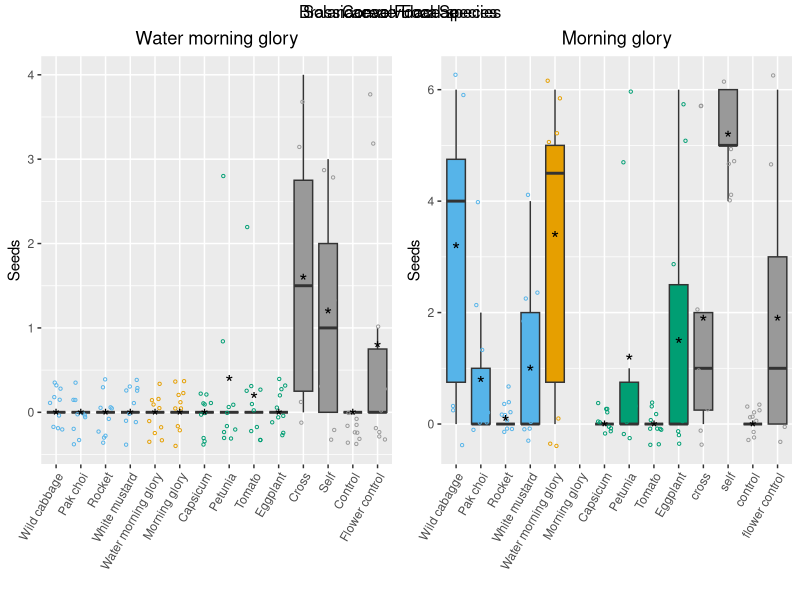
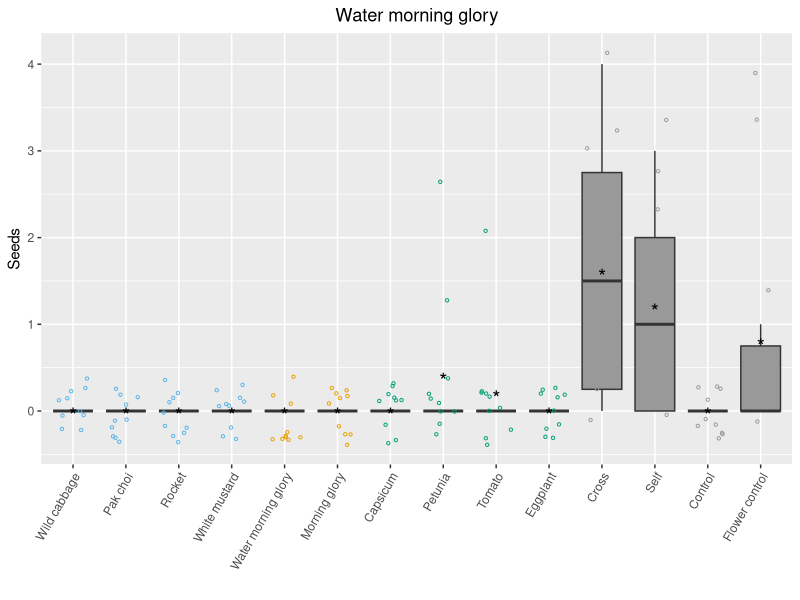
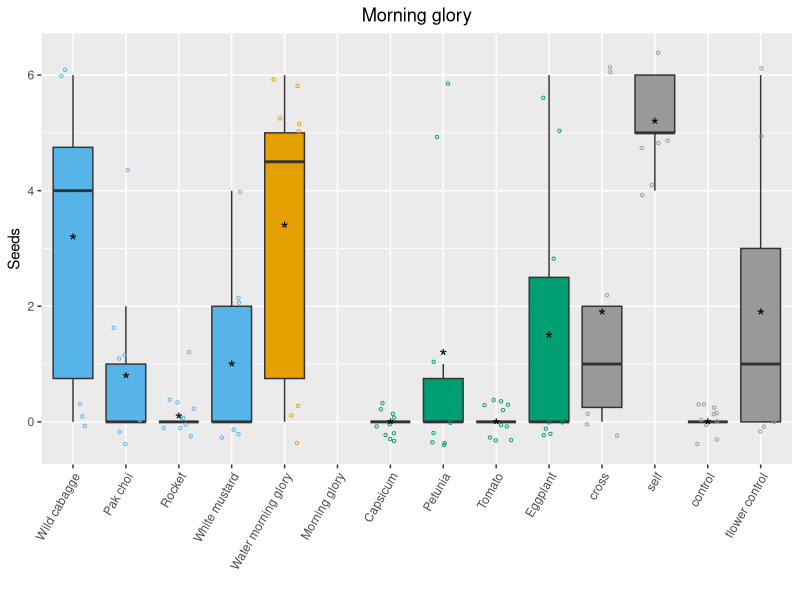
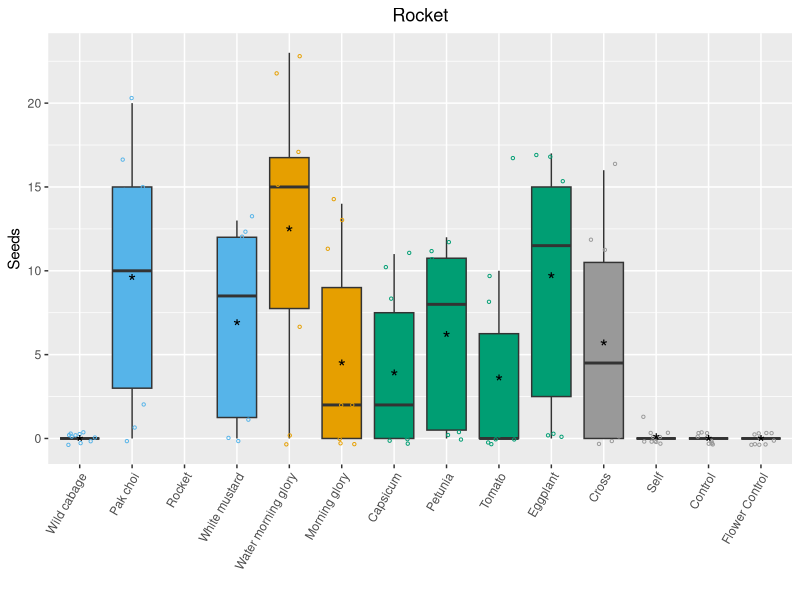
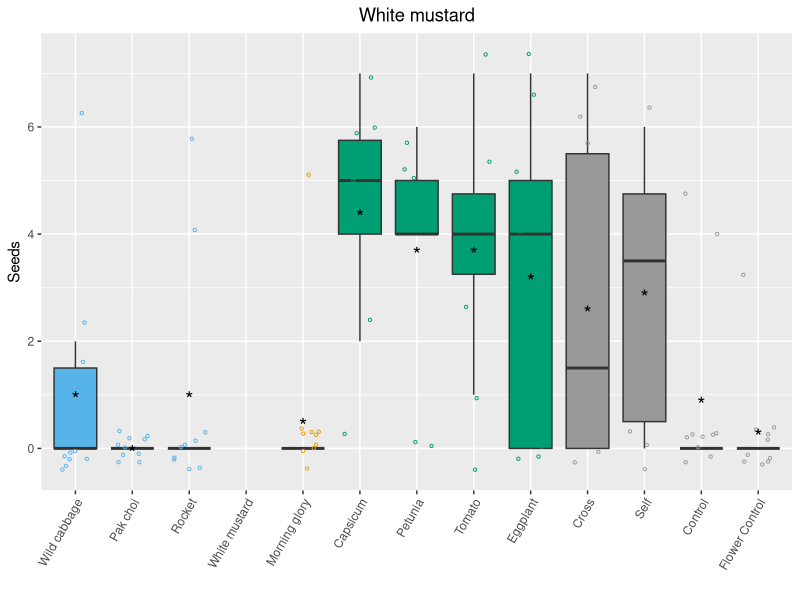

R code for these plots, in order: (Note: this script raises an error after producing the figures.)
## ---- chunk 1
#Preparing seed set plots, starting with Petunia

#There are 3 crosses were seeds were lost (2,7,9)
#load libraries
library(reshape2)
library(ggplot2)
library(dplyr)
library(gridExtra)
library(grid)
library(lattice)
#read data and cleaning
pein_seed_set_final <- read.csv("Data/pein_seed_set_final_common_names.csv")
pein_seed_set_final=pein_seed_set_final[,-1]
#load the palette for all the 4 plots
cbPalette <- c( "#56B4E9","#E69F00", "#999999", "#009E73")
#Colur per family

a <- ggplot(pein_seed_set_final, aes(x = factor(Treatment, levels=unique(Treatment)), y = Seed.production)) +   geom_boxplot(outlier.shape = NA)+
  labs(title="Petunia",x="", y = "Seeds")+aes(fill=Family)+theme(axis.text.x =element_blank())+
  theme(plot.title = element_text(hjust = 0.5)) +scale_fill_manual(values=cbPalette)+ geom_jitter(width = 0.3,shape=1,size=0.8, aes(colour=Family))+scale_color_manual(values = cbPalette) + stat_summary(fun.y=mean, geom="point", shape="*", size=5) +theme(legend.position="none")



#
##
###
#C. ANNUUM 
###
##
#
caan_seed_set_final <- read.csv("Data/caan_seed_set_final.csv")
caan_seed_set_final=caan_seed_set_final[,-1]


#Colur per family
#Different colour per family
b <- ggplot(caan_seed_set_final, aes(x = factor(Treatment, levels=unique(Treatment)), y = Seed.production)) +   geom_boxplot(outlier.shape = NA)+
  labs(title="Capsicum",x="", y = "Seeds")+aes(fill=Family)+theme(axis.text.x =element_blank())+
  theme(plot.title = element_text(hjust = 0.5)) +scale_fill_manual(values=cbPalette)+ geom_jitter(width = 0.3,shape=1,size=0.8, aes(colour=Family))+scale_color_manual(values = cbPalette) + stat_summary(fun.y=mean, geom="point", shape="*", size=5) +theme(legend.position="none")



#
##
###
#S. LYCOPERSICUM
###
##
#


soly_seed_set_final <- read.csv("Data/soly_seed_set_final_common_names.csv")
soly_seed_set_final=soly_seed_set_final[,-1]

cbPalette <- c( "#56B4E9","#E69F00", "#999999", "#009E73")
#Different colour per family
c <- ggplot(soly_seed_set_final, aes(x = factor(Treatment, levels=unique(Treatment)), y = Seed.production)) +   geom_boxplot(outlier.shape = NA)+
  labs(title="Tomato",x="", y = "Seeds")+aes(fill=Family)+theme(axis.text.x = element_text(angle = 60, hjust = 1))+
  theme(plot.title = element_text(hjust = 0.5)) +scale_fill_manual(values=cbPalette)+ geom_jitter(width = 0.3,shape=1,size=0.8, aes(colour=Family))+scale_color_manual(values = cbPalette) + stat_summary(fun.y=mean, geom="point", shape="*", size=5) +theme(legend.position="none")


#
##
###
#S. MELONGENA
###
##
#


some_seed_set_final <- read.csv("Data/some_seed_set_final_common_names.csv")
some_seed_set_final=some_seed_set_final[,-1]


#Different colour per family
d <- ggplot(some_seed_set_final, aes(x = factor(Treatment, levels=unique(Treatment)), y = Seed.production)) +   geom_boxplot(outlier.shape = NA)+
  labs(title="Eggplant",x="", y = "Seeds")+aes(fill=Family)+theme(axis.text.x = element_text(angle = 60, hjust = 1))+
  theme(plot.title = element_text(hjust = 0.5)) +scale_fill_manual(values=cbPalette)+ geom_jitter(width = 0.3,shape=1,size=0.8, aes(colour=Family))+scale_color_manual(values = cbPalette) + stat_summary(fun.y=mean, geom="point", shape="*", size=5) +theme(legend.position="none")



gl <- lapply(list(a,b,c,d), ggplotGrob)
library(grid)
widths <- do.call(unit.pmax, lapply(gl, "[[", "widths"))
heights <- do.call(unit.pmax, lapply(gl, "[[", "heights"))
lg <- lapply(gl, function(g) {g$widths <- widths; g$heights <- heights; g})



grobz <- lapply(list(a, b, c, d), ggplotGrob)
grobz.plot <- arrangeGrob( grobs = list(rbind(grobz[[1]], grobz[[3]], size = "last"),
                                        rbind(grobz[[2]], grobz[[4]], size = "last")),
                           ncol = 2, top="Solanaceae Focal Species")

grid.draw(grobz.plot)

## ---- chunk 2
library(dplyr)

#load libraries
library(reshape2)
library(ggplot2)
library(dplyr)
library(gridExtra)
library(grid)
library(lattice)
library(gtable)
##
###
#B. OLERACEA
###
##
#

brol_seed_set_final <- read.csv("Data/brol_seed_set_final.csv")
brol_seed_set_final=brol_seed_set_final[,-1]
#Different colour per family
a <- ggplot(brol_seed_set_final, aes(x = factor(Treatment, levels=unique(Treatment)), y = Seed.production)) +   geom_boxplot(outlier.shape = NA)+
  labs(title="Wild cabagge",x="", y = "Seeds")+aes(fill=Family)+theme(axis.text.x =element_blank())+
  theme(plot.title = element_text(hjust = 0.5)) +scale_fill_manual(values=cbPalette)+ geom_jitter(width = 0.3,shape=1,size=0.8, aes(colour=Family))+scale_color_manual(values = cbPalette) + stat_summary(fun.y=mean, geom="point", shape="*", size=5) +theme(legend.position="none")


#
##
###
#B. RAPA
###
##
#


brra_seed_set_final <- read.csv("Data/brra_seed_set_final.csv")
brra_seed_set_final=brra_seed_set_final[,-1]

#Different colour per family
b <- ggplot(brra_seed_set_final, aes(x = factor(Treatment, levels=unique(Treatment)), y = Seed.production)) +   geom_boxplot(outlier.shape = NA)+
  labs(title="Pak choi",x="", y = "Seeds")+aes(fill=Family)+theme(axis.text.x =element_blank())+
  theme(plot.title = element_text(hjust = 0.5)) +scale_fill_manual(values=cbPalette)+ geom_jitter(width = 0.3,shape=1,size=0.8, aes(colour=Family))+scale_color_manual(values = cbPalette) + stat_summary(fun.y=mean, geom="point", shape="*", size=5) +theme(legend.position="none")


#
##
###
#E. VERSICARIA
###
##
#

ersa_seed_set_final <- read.csv("Data/ersa_seed_set_final_common_names.csv")
ersa_seed_set_final=ersa_seed_set_final[,-1]


#Different colour per family
c <- ggplot(ersa_seed_set_final, aes(x = factor(Treatment, levels=unique(Treatment)), y = Seed.production)) +   geom_boxplot(outlier.shape = NA)+
  labs(title="Rocket",x="", y = "Seeds")+aes(fill=Family)+theme(axis.text.x = element_text(angle = 60, hjust = 1))+
  theme(plot.title = element_text(hjust = 0.5)) +scale_fill_manual(values=cbPalette)+ geom_jitter(width = 0.3,shape=1,size=0.8, aes(colour=Family))+scale_color_manual(values = cbPalette) + stat_summary(fun.y=mean, geom="point", shape="*", size=5) +theme(legend.position="none")

##
###
#S. ALBA  
###
##
#

sial_seed_set_final <- read.csv("Data/sial_seed_set_final_common_names.csv")
sial_seed_set_final=sial_seed_set_final[,-1]



#Different colour per family
d <- ggplot(sial_seed_set_final, aes(x = factor(Treatment, levels=unique(Treatment)), y = Seed.production)) +   geom_boxplot(outlier.shape = NA)+
  labs(title="White mustard",x="", y = "Seeds")+aes(fill=Family)+theme(axis.text.x = element_text(angle = 60, hjust = 1))+
  theme(plot.title = element_text(hjust = 0.5)) +scale_fill_manual(values=cbPalette)+ geom_jitter(width = 0.3,shape=1,size=0.8, aes(colour=Family))+scale_color_manual(values = cbPalette) + stat_summary(fun.y=mean, geom="point", shape="*", size=5) +theme(legend.position="none")

gl <- lapply(list(a,b,c,d), ggplotGrob)
library(grid)
widths <- do.call(unit.pmax, lapply(gl, "[[", "widths"))
heights <- do.call(unit.pmax, lapply(gl, "[[", "heights"))
lg <- lapply(gl, function(g) {g$widths <- widths; g$heights <- heights; g})



grobz <- lapply(list(a, b, c, d), ggplotGrob)
grobz.plot <- arrangeGrob( grobs = list(rbind(grobz[[1]], grobz[[3]], size = "last"),
                                        rbind(grobz[[2]], grobz[[4]], size = "last")), ncol = 2,top="Brassicaceae Focal species")

grid.draw(grobz.plot)


## ---- chunk 3


library(reshape2)
library(ggplot2)
library(dplyr)
library(gridExtra)
library(grid)
library(lattice)

#Preparing seed set plots, starting with Petunia
#
##
###
#I. AQUATICA
###
##
#
ipaq_seed_set_final <- read.csv("Data/ipaq_seed_set_final_common_names.csv")
ipaq_seed_set_final=ipaq_seed_set_final[,-1]

cbPalette <- c( "#56B4E9","#E69F00", "#999999", "#009E73")


#Different colour per family
a <- ggplot(ipaq_seed_set_final, aes(x = factor(Treatment, levels=unique(Treatment)), y = Seed.production)) +   geom_boxplot(outlier.shape = NA)+
  labs(title="Water morning glory",x="", y = "Seeds")+aes(fill=Family)+theme(axis.text.x = element_text(angle = 60, hjust = 1))+
  theme(plot.title = element_text(hjust = 0.5)) +scale_fill_manual(values=cbPalette)+ geom_jitter(width = 0.3,shape=1,size=0.8, aes(colour=Family))+scale_color_manual(values = cbPalette) + stat_summary(fun.y=mean, geom="point", shape="*", size=5) +theme(legend.position="none")

#IPPU
ippu_seed_set_final <- read.csv("Data/ippu_seed_set_final_common_names.csv")
ippu_seed_set_final=ippu_seed_set_final[,-1]



#Different colour per family
b <- ggplot(ippu_seed_set_final, aes(x = factor(Treatment, levels=unique(Treatment)), y = Seed.production)) +   geom_boxplot(outlier.shape = NA)+
  labs(title="Morning glory",x="", y = "Seeds")+aes(fill=Family)+theme(axis.text.x = element_text(angle = 60, hjust = 1))+
  theme(plot.title = element_text(hjust = 0.5)) +scale_fill_manual(values=cbPalette)+ geom_jitter(width = 0.3,shape=1,size=0.8, aes(colour=Family))+scale_color_manual(values = cbPalette) + stat_summary(fun.y=mean, geom="point", shape="*", size=5) +theme(legend.position="none")


#There are 3 crosses were seeds were lost (2,7,9)
#load libraries

#read data and cleaning

gl <- lapply(list(a,b), ggplotGrob)
library(grid)
widths <- do.call(unit.pmax, lapply(gl, "[[", "widths"))
heights <- do.call(unit.pmax, lapply(gl, "[[", "heights"))
lg <- lapply(gl, function(g) {g$widths <- widths; g$heights <- heights; g})



grobz <- lapply(list(a, b), ggplotGrob)
grobz.plot <- arrangeGrob(grobs = list(rbind(grobz[[1]], size = "last"),
                                        rbind(grobz[[2]], size = "last")), ncol = 2,top="Convolvulaceae")

grid.draw(grobz.plot)

## ---- chunk 4
knitr::include_graphics('Images/all_species.png')
## ---- chunk 5
pollen_ratios_brassicaceae <- read.csv("Data/pollen_ratios_brassicaceae.csv", header = T)
ggplot(pollen_ratios_brassicaceae, aes(x=spp, y=ratio, fill=variable)) +
  geom_bar(stat='identity', position='dodge') +labs(title="Brassicaceae", x="", y="Pollen mix ratio") + 
  theme(axis.text.x=element_text(angle=60,hjust=1))+geom_hline(yintercept = 50)+
  scale_fill_manual(values=c("grey10", "grey60"))+ ylim(0,100)

## ---- chunk 6
pollen_ratios_solanaceae <- read.csv("Data/pollen_ratios_solanaceae.csv", header = T)
ggplot(pollen_ratios_solanaceae, aes(x=spp, y=ratio, fill=variable)) +
  geom_bar(stat='identity', position='dodge') +labs(title="Solanaceae", x="", y="Pollen mix ratio") +
  theme(axis.text.x=element_text(angle=60,hjust=1))+geom_hline(yintercept = 50)+
  scale_fill_manual(values=c("grey10", "grey60"))+ ylim(0,100)

## ---- chunk 7
pollen_ratios_convolvulaceae <- read.csv("Data/pollen_ratios_convolvulaceae.csv", header = T)
ggplot(pollen_ratios_convolvulaceae, aes(x=spp, y=ratio, fill=variable)) + 
  geom_bar(stat='identity', position='dodge') +labs(title="Convolvulaceae", x="", y="Pollen mix ratio") + 
  theme(axis.text.x=element_text(angle=60,hjust=1))+geom_hline(yintercept = 50)+
  scale_fill_manual(values=c("grey10", "grey60"))+ ylim(0,100)

## ---- chunk 8
library(ggplot2)


all <- read.csv("Data/all.csv", header=T)

cbPalette <- c( "#56B4E9","#E69F00","#009E73")

#all

 ggplot(all, aes(x = reorder(species, pollen, FUN = median, na.rm = TRUE), y = pollen)) +   geom_boxplot(outlier.shape = NA)+
  labs(title="All species",x="", y = "Pollen per anther")+aes(fill=family)+theme(axis.text.x = element_text(angle = 60, hjust = 1))+
  theme(plot.title = element_text(hjust = 0.5)) +scale_fill_manual(values=cbPalette)+ geom_jitter(width = 0.3,shape=1,size=0.8, aes(colour=family))+scale_color_manual(values = cbPalette) + stat_summary(fun.y=mean, geom="point", shape="*", size=5) +theme(legend.title = element_blank())
 
#Samte thing but without eggplant to improve visualization
 
#all

 all <- all[all$species !="Eggplant",]
 
 
 ggplot(all, aes(x = reorder(species, pollen, FUN = median, na.rm = TRUE), y = pollen)) +   geom_boxplot(outlier.shape = NA)+
  labs(title="All species(-Eggplant)",x="", y = "Pollen per anther")+aes(fill=family)+theme(axis.text.x = element_text(angle = 60, hjust = 1))+
  theme(plot.title = element_text(hjust = 0.5)) +scale_fill_manual(values=cbPalette)+ geom_jitter(width = 0.3,shape=1,size=0.8, aes(colour=family))+scale_color_manual(values = cbPalette) + stat_summary(fun.y=mean, geom="point", shape="*", size=5) +theme(legend.title = element_blank())
 
 

## ---- chunk 9

d <- read.csv("Data/d.csv")

cbPalette <- c( "#56B4E9","#E69F00","#009E73")

ggplot(d, aes(x = reorder(species, ovules, FUN = median, na.rm = TRUE), y = ovules)) +
  geom_boxplot(outlier.shape = NA)+labs(title="All species",x="", y = "Nº of ovules")+
  aes(fill=family)+theme(axis.text.x = element_text(angle = 60, hjust = 1))+
  theme(plot.title = element_text(hjust = 0.5)) +scale_fill_manual(values=cbPalette)+
  geom_jitter(width = 0.3,shape=1,size=0.8, aes(colour=family))+
  scale_color_manual(values = cbPalette) + 
  stat_summary(fun.y=mean, geom="point", shape="*", size=5) +theme(legend.title = element_blank())

 d <- d[d$species !="Eggplant",]
 
 ggplot(d, aes(x = reorder(species, ovules, FUN = median, na.rm = TRUE), y = ovules)) +
  geom_boxplot(outlier.shape = NA)+labs(title="All species(-Eggplant)",x="", y = "Nº of ovules")+
  aes(fill=family)+theme(axis.text.x = element_text(angle = 60, hjust = 1))+
  theme(plot.title = element_text(hjust = 0.5)) +scale_fill_manual(values=cbPalette)+
  geom_jitter(width = 0.3,shape=1,size=0.8, aes(colour=family))+
  scale_color_manual(values = cbPalette) + 
  stat_summary(fun.y=mean, geom="point", shape="*", size=5) +theme(legend.title = element_blank())
## ---- chunk 10
library(dplyr)
library(ggplot2)

tab <- read.csv("Data/tab.csv", sep="", header = T)

ggplot(tab, aes(x=reorder(species, pollen_ovule_ratio, colour = cut), y=pollen_ovule_ratio))+aes(fill=family)+
  geom_bar(stat="identity", width=0.5)+theme(axis.text.x = element_text(angle = 60, hjust=1))+scale_fill_manual(values=cbPalette)



